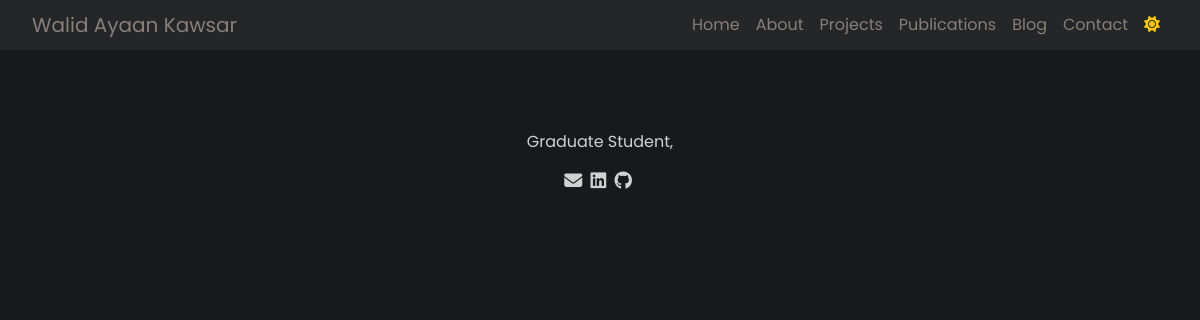
Before: / with the older database file.
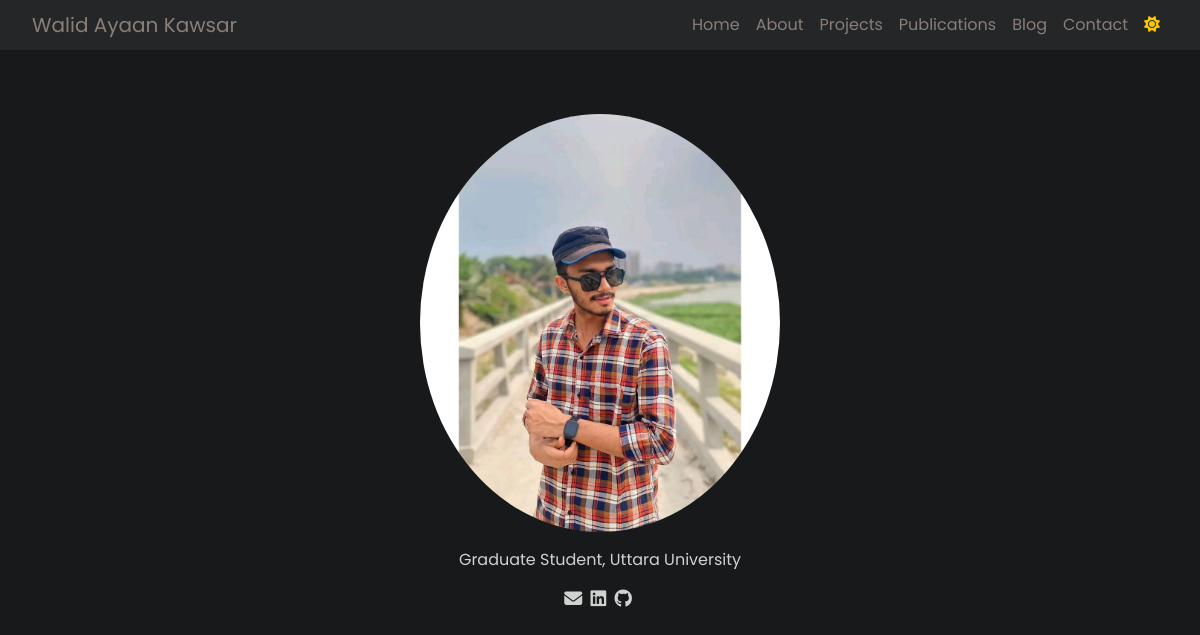
After: the same page with the newer database file.
### main/models.py (models this page shows)
class Profile(models.Model):
    picture = models.ImageField(upload_to='profile/', blank=True, null=True)
    graduate = models.CharField(max_length=100, blank=True, null=True)
    cv = models.FileField(upload_to='cv/', blank=True, null=True)
    description = models.TextField(blank=True, null=True)

### main/views.py (the view)
# urls.py: 2. Add a URL to urlpatterns:  path('', views.home, name='home')
def home(request):
    profile = Profile.objects.first()
    link = Contact.objects.first()
    return render(request, 'index.html', {'profile': profile, 'link': link })

### templates/index.html (shortened to what this page needs)
{% load static %}
<!doctype html>
<html lang="en">
<head>
    <link href="https://cdn.jsdelivr.net/npm/bootstrap@5.3.2/dist/css/bootstrap.min.css" rel="stylesheet"
>
    <link rel="stylesheet" href="https://cdnjs.cloudflare.com/ajax/libs/font-awesome/6.4.2/css/all.min.css"
 />
    <link rel="stylesheet" href="{% static "css/all.css" %}">
    <link rel="stylesheet" href="{% static "css/index.css" %}">
</head>
<body id="body" class="dark-mode">
    <nav class="navbar navbar-expand-lg">
        <div class="">
            <a class="navbar-brand" href="">Walid Ayaan Kawsar</a>
        </div>
        <div class="collapse navbar-collapse" id="navbarNav">
            <ul class="navbar-nav ms-auto">
                <li class="nav-item">
                    <a class="nav-link" href="{% url 'main' %}">Home</a>
                </li>
                <li class="nav-item">
                    <a class="nav-link" href="{% url 'about' %}">About</a>
                </li>
                <li class="nav-item">
                    <a class="nav-link" href="{% url 'project' %}">Projects</a>
                </li>
                <li class="nav-item">
                    <a class="nav-link" href="{% url 'publications' %}">Publications</a>
                </li>
                <li class="nav-item">
                    <a class="nav-link" href="{% url 'blog' %}">Blog</a>
                </li>
                <li class="nav-item">
                    <a class="nav-link" href="{% url 'contact' %}">Contact</a>
                </li>
                    <button class="nav-link" id="toggle-mode"><i class="fa-solid fa-sun"
                            style="color: #ffc800;"></i></button>
            </ul>
        </div>
    </nav>
    <div class="centerParent">
        <img src="{{ profile.picture.url }}" alt="" id="dp-img">
    </div>
    <p id="profession-title">Graduate Student, {{ profile.graduate }}</p>
    <footer>
        <a href="mailto: {{ link.mail }}"><i class="fa-solid fa-envelope"></i></a>
        <a href="{{ link.linkedin }}"><i class="fa-brands fa-linkedin"></i></a>
        <a href="{{ link.github }}"><i class="fa-brands fa-github"></i></a>
    </footer>
</body>
</html>

### static/css/all.css (style rules this page uses)
:root { --fontColor: rgba(255,255,255,0.8); --BGcolor: #17191a; --navBG: #242627; }
body.dark-mode { --fontColor: rgba(255,255,255,0.8); --BGcolor: #17191a; background-color: #17191a !important; color: rgba(255,255,255,0.8) !important; font-family: 'Poppins', sans-serif !important; }
nav { background-color: var(--BGcolor) !important; color: var(--fontColor) !important; padding: 0.3rem 2rem !important; }
.navbar { background-color: var(--navBG) !important; }
.navbar-brand, .nav-link { color: #8a7e79 !important; }
.nav-link { position: relative; text-decoration: none; }
.nav-link::before { content: ''; position: absolute; bottom: 0; left: 0; width: 0; height: 2px; background-color: #0088ff; transition: width 0.3s ease; }
footer { width: 100%; text-align: center; }
footer > a > i { color: var(--fontColor); font-size: large; margin-right: 4px; }

### static/css/index.css (style rules this page uses)
:root { --fontColor: #6c757d; }
body { color: var(--fontColor); font-family: 'Poppins', sans-serif !important; }
.centerParent { margin-top: 4rem; display: flex; justify-content: center; align-items: center; flex-direction: column; height: auto; }
#dp-img { border-radius: 50%; width: 30%; margin-bottom: 1rem; }
#profession-title { text-align: center; margin-top: 0; color: var(--fontColor); }

Changed rows visible on the page:
added Profile: picture (picture), graduate "Uttara University"
